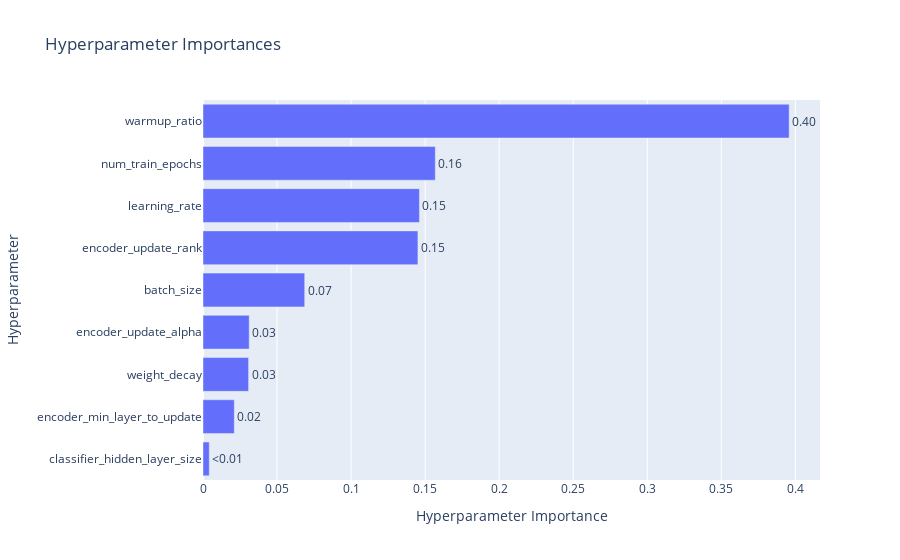

The notebook cell this image was saved under:
### Code cell
if useOptuna:
    np.random.seed(seed=42)
    importance=optuna.importance.get_param_importances(study)
    importance=sorted(importance.items(), key=operator.itemgetter(1), reverse=True)
    np.random.seed(seed=42)
    fig1=optuna.visualization.plot_param_importances(study)
    fig1.show()

### Figure 1 — Plotly figure (JSON) as saved in the notebook; plotly's stock layout.template omitted (floating-point values rounded to 4 significant figures)
{"data": [{"cliponaxis": false, "hovertemplate": ["classifier_hidden_layer_size (CategoricalDistribution): 0.004221307237772391<extra></extra>", "encoder_min_layer_to_update (IntDistribution): 0.02114208153436992<extra></extra>", "weight_decay (FloatDistribution): 0.03078060949630489<extra></extra>", "encoder_update_alpha (FloatDistribution): 0.031199337498913127<extra></extra>", "batch_size (CategoricalDistribution): 0.06868305903897046<extra></extra>", "encoder_update_rank (IntDistribution): 0.14513837849718791<extra></extra>", "learning_rate (FloatDistribution): 0.1461600709377755<extra></extra>", "num_train_epochs (IntDistribution): 0.156862561913904<extra></extra>", "warmup_ratio (FloatDistribution): 0.3958125938448019<extra></extra>"], "name": "Objective Value", "orientation": "h", "text": ["<0.01", "0.02", "0.03", "0.03", "0.07", "0.15", "0.15", "0.16", "0.40"], "textposition": "outside", "type": "bar", "x": [0.004221, 0.02114, 0.03078, 0.0312, 0.06868, 0.1451, 0.1462, 0.1569, 0.3958], "y": ["classifier_hidden_layer_size", "encoder_min_layer_to_update", "weight_decay", "encoder_update_alpha", "batch_size", "encoder_update_rank", "learning_rate", "num_train_epochs", "warmup_ratio"]}], "layout": {"title": {"text": "Hyperparameter Importances"}, "xaxis": {"title": {"text": "Hyperparameter Importance"}}, "yaxis": {"title": {"text": "Hyperparameter"}}}}
